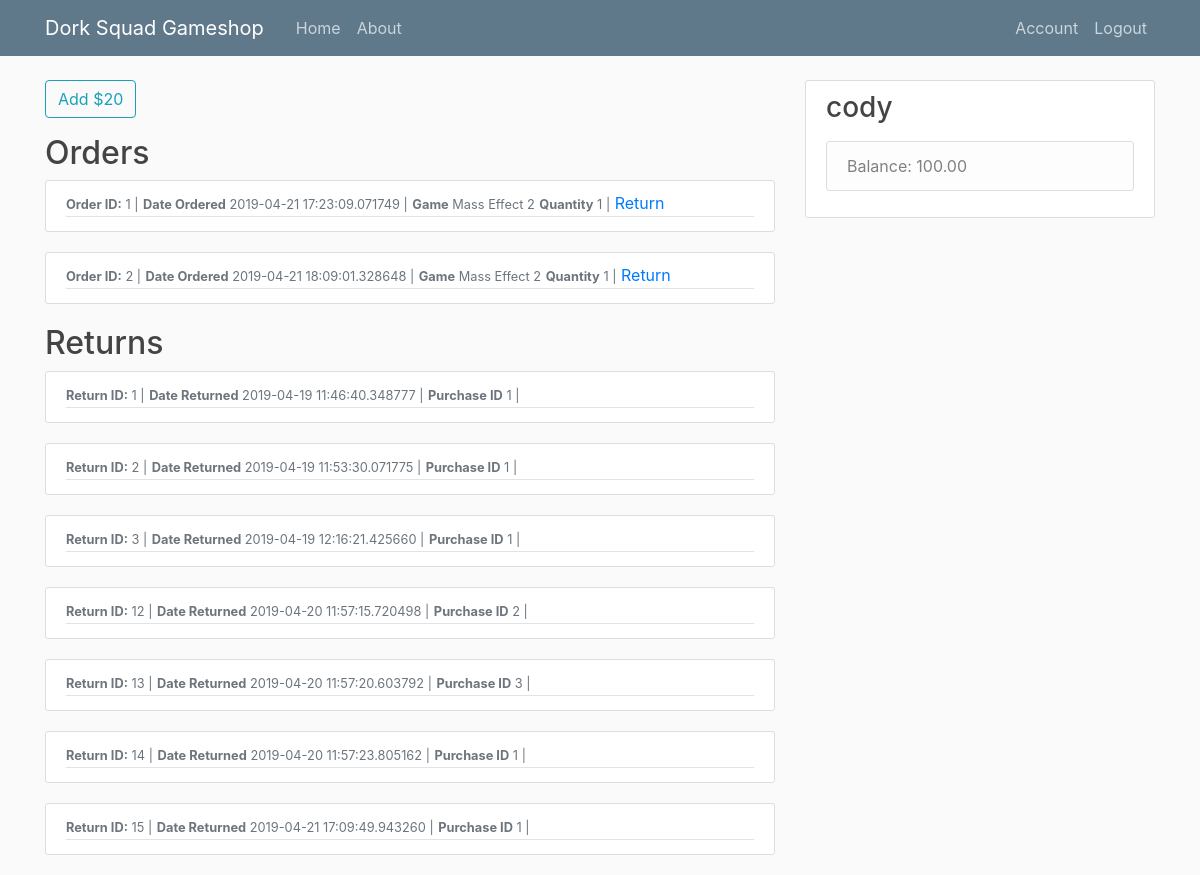
The app's page /account (signed in), older data.
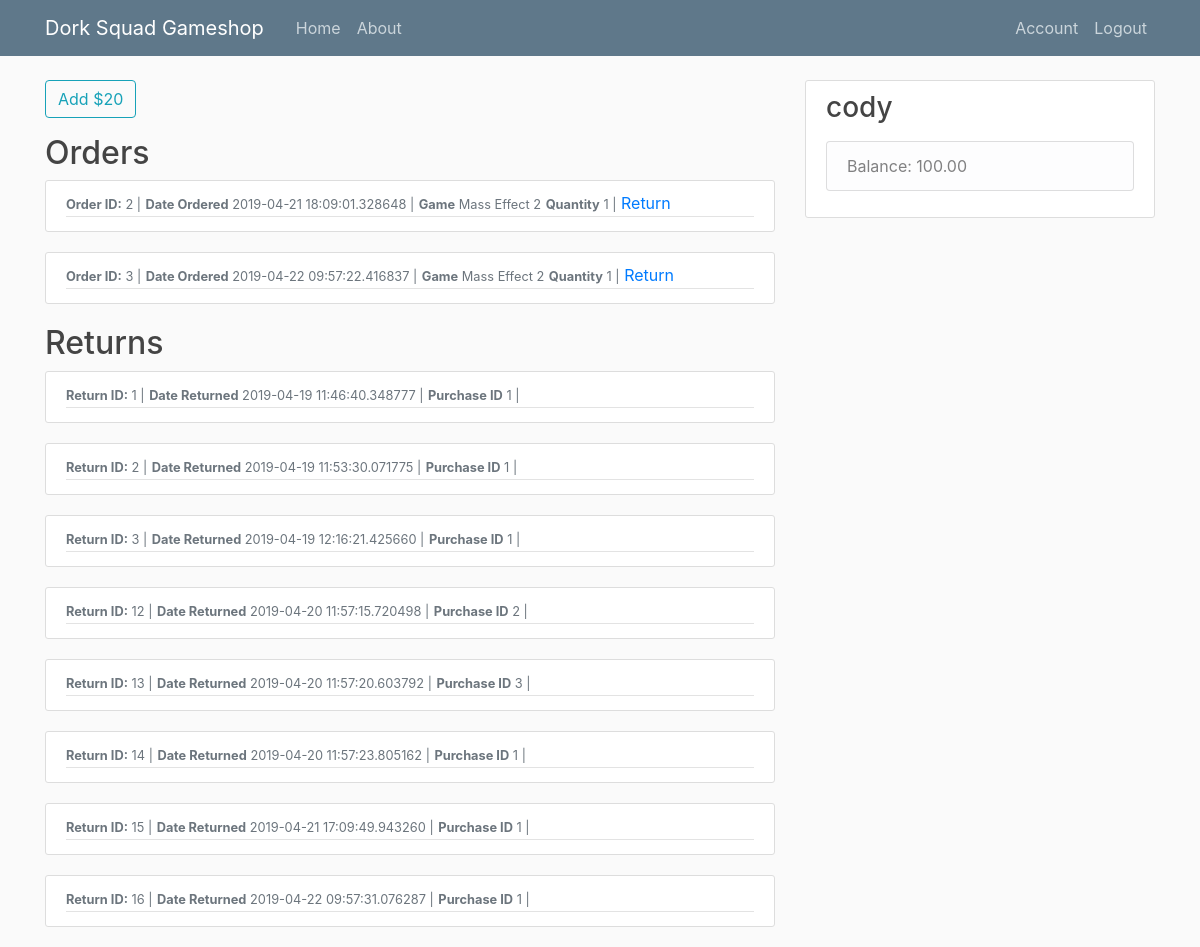
The same page, newer data.
### game_store/models.py (models this page shows, shortened)
class Purchase(db.Model):
    id = db.Column(db.Integer, primary_key=True)
    customer_id = db.Column(db.Integer, db.ForeignKey('customer.id'))
    date = db.Column(db.DateTime, nullable=False)
    game_id = db.Column(db.Integer, db.ForeignKey('game.id'))
    qty = db.Column(db.Integer)

class Game(db.Model):
    id = db.Column(db.Integer, primary_key=True)
    game_name = db.Column(db.String(50), nullable=False)
    genre = db.Column(db.String(50), nullable=False)
    release_date = db.Column(db.Date, nullable=False)
    price = db.Column(db.Numeric(4, 2), nullable=False)
    description = db.Column(db.String(200), nullable=False)
    publisher_id = db.Column(db.Integer, db.ForeignKey('publisher.id'))
    runs = db.relationship("Run", cascade="all, delete-orphan")

class Return(db.Model):
    id = db.Column(db.Integer, primary_key=True)
    customer_id = db.Column(db.Integer, db.ForeignKey('customer.id'), nullable=False)
    date = db.Column(db.DateTime, nullable=False)
    purchase_id = db.Column(db.Integer, db.ForeignKey('purchase.id'), nullable=False)

class Customer(db.Model, UserMixin):
    id = db.Column(db.Integer, primary_key=True)
    username = db.Column(db.String(20), unique=True, nullable=False)
    email = db.Column(db.String(120), unique=True, nullable=False)
    password = db.Column(db.String(60), nullable=False)
    balance = db.Column(db.Numeric(4, 2))
    orders = db.relationship("Purchase", cascade="all, delete-orphan")
    returns = db.relationship("Return", cascade="all, delete-orphan")
    __table_args__ = (
        CheckConstraint(balance >= 0, name='check_bar_positive'),
        {})

### game_store/routes.py (the view)
@app.route("/account", methods=['GET', 'POST'])
@login_required
def account():
    form = AddMoneyForm()
    if form.validate_on_submit():
        current_user.balance += 20
        db.session.commit()
        return redirect(url_for('account'))
    orders = Purchase.query.all()
    games = Game.query.all()
    returns = Return.query.all()
    return render_template('account.html', orders=orders, games=games, returns=returns, form=form)

### game_store/forms.py
class AddMoneyForm(FlaskForm):
    submit = SubmitField('Add $20')

### game_store/models.py (called while the page is built)
@login_manager.user_loader
def load_user(user_id):
    return Customer.query.get(int(user_id))

### game_store/templates/account.html (shortened to what this page needs)
{% extends "layout.html" %}
{% block content %}
<form method="POST" action="">
    <div class="form-group">
        {{ form.submit(class="btn btn-outline-info") }}
    </div>
</form>
<h2>Orders</h2>
    {% for order in orders %}
        {% if order.customer_id == current_user.id %}
            <article class="media content-section">
              <div class="media-body">
                    <div class="article-metadata">
                        <small class="text-muted"><strong>Order ID:</strong>      {{ order.id }}     |</small>
                        <small class="text-muted"><strong>Date Ordered</strong>      {{ order.date }}     |</small>
                        {% for game in games %}
                            {% if game.id == order.game_id %}
                                <small class="text-muted"><strong>Game</strong>   {{ game.game_name }}</small>
                            {% endif %}
                        {% endfor %}
                        <small class="text-muted"><strong>Quantity</strong>      {{ order.qty }}    |</small>
                        <a class="mr-2" href="{{ url_for('returns', selected_purchase=order.id) }}">Return</a>
                    </div>
              </div>
            </article>
        {% endif %}
    {% endfor %}
<h2>Returns</h2>
    {% for return in returns %}
        {% if return.customer_id == current_user.id %}
            <article class="media content-section">
              <div class="media-body">
                    <div class="article-metadata">
                        <small class="text-muted"><strong>Return ID:</strong>      {{ return.id }}     |</small>
                        <small class="text-muted"><strong>Date Returned</strong>      {{ return.date }}     |</small>
                        <small class="text-muted"><strong>Purchase ID</strong>      {{ return.purchase_id }}    |</small>
                    </div>
              </div>
            </article>
        {% endif %}
    {% endfor %}
{% endblock content %}

### game_store/templates/layout.html (shortened to what this page needs)
<!DOCTYPE html>
<html>
<head>
    <link rel="stylesheet" href="https://maxcdn.bootstrapcdn.com/bootstrap/4.0.0/css/bootstrap.min.css">
    <link rel="stylesheet" type="text/css" href="{{ url_for('static', filename='main.css') }}">
</head>
<body>
    <header class="site-header">
      <nav class="navbar navbar-expand-md navbar-dark bg-steel fixed-top">
        <div class="container">
          <a class="navbar-brand mr-4" href="/">Dork Squad Gameshop</a>
          <div class="collapse navbar-collapse" id="navbarToggle">
            <div class="navbar-nav mr-auto">
              <a class="nav-item nav-link" href="{{ url_for('home') }}">Home</a>
              <a class="nav-item nav-link" href="{{ url_for('about') }}">About</a>
            </div>
            <div class="navbar-nav">
              {% if current_user.is_authenticated %}
                <a class="nav-item nav-link" href="{{ url_for('account') }}">Account</a>
                <a class="nav-item nav-link" href="{{ url_for('logout') }}">Logout</a>
              {% else %}
                <a class="nav-item nav-link" href="{{ url_for('login') }}">Login</a>
                <a class="nav-item nav-link" href="{{ url_for('register') }}">Register</a>
              {% endif %}
            </div>
          </div>
        </div>
      </nav>
    </header>
    <main role="main" class="container">
      <div class="row">
        <div class="col-md-8">
          {% block content %}{% endblock %}
        </div>
        <div class="col-md-4">
          <div class="content-section">
            <h3>{{ current_user.username }}</h3>
            <p class='text-muted'>
              <ul class="list-group">
                <li class="list-group-item list-group-item-light">Balance: {{ current_user.balance }}</li>
              </ul>
            </p>
          </div>
        </div>
      </div>
    </main>
</body>
</html>

### game_store/static/main.css (style rules this page uses)
body { background: #fafafa; color: #333333; margin-top: 5rem; }
h1, h2, h3, h4, h5, h6 { color: #444444; }
.bg-steel { background-color: #5f788a; }
.site-header .navbar-nav .nav-link { color: #cbd5db; }
.content-section { background: #ffffff; padding: 10px 20px; border: 1px solid #dddddd; border-radius: 3px; margin-bottom: 20px; }
.article-metadata { padding-bottom: 1px; margin-bottom: 4px; border-bottom: 1px solid #e3e3e3 }

Row changes from the older to the newer data that the page shows:
removed Purchase: id "1", date "2019-04-21 17:23:09.071749", qty "1", Game (game_name "Mass Effect 2")
added Purchase: id "3", date "2019-04-22 09:57:22.416837", qty "1", Game (game_name "Mass Effect 2")
added Return: id "16", date "2019-04-22 09:57:31.076287", purchase_id "1"
